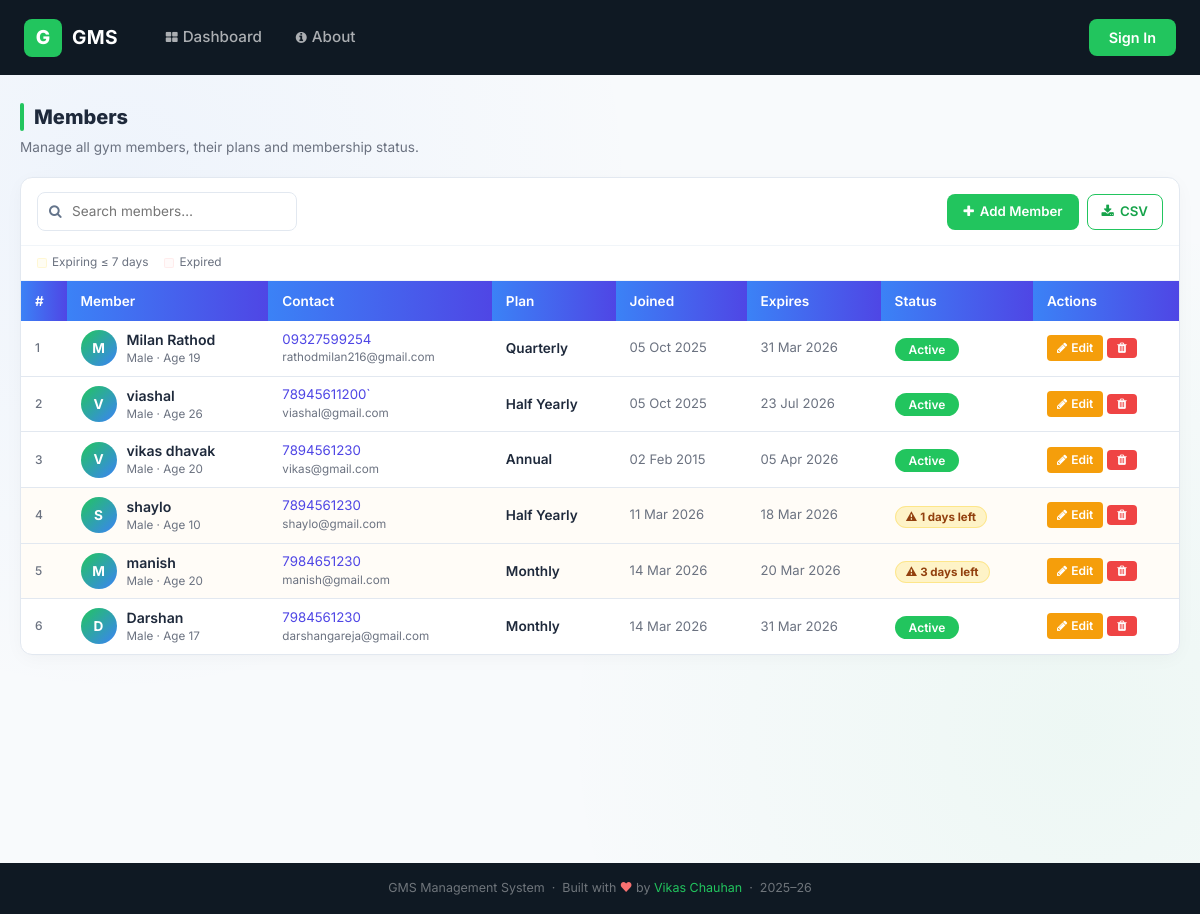
Screenshot of /view_member/ with the database file from the repository.
### gym/models.py (models this page shows, shortened)
class Member(models.Model):
    name = models.CharField(max_length=50)
    contact = models.CharField(max_length=15)
    emailid = models.EmailField(max_length=50)
    age = models.PositiveIntegerField()
    dob = models.DateField(null=True, blank=True)
    gender = models.CharField(max_length=10, default="")
    membership_type = models.CharField(max_length=20, default="basic")
    plan = models.ForeignKey(Plan, on_delete=models.CASCADE)  # Linked to Plan
    joindate = models.DateField()
    expiredate = models.DateField()
    initialamount = models.DecimalField(max_digits=10, decimal_places=2, default=0)

class Plan(models.Model):
    name = models.CharField(max_length=50)
    amount = models.DecimalField(max_digits=10, decimal_places=2)
    duration = models.PositiveIntegerField(help_text="Duration in days or months")

### gym/views.py (the view)
# urls.py: path('view_member/', View_Member, name='view_member'),
def View_Member(request):
    member = Member.objects.all()
    import datetime
    today = datetime.date.today()
    for m in member:
        try:
            m.status = "Active" if m.expiredate and m.expiredate >= today else "Inactive"
            m.days_left = (m.expiredate - today).days if m.expiredate else None
        except Exception:
            m.status = "Inactive"
            m.days_left = None
        if not hasattr(m, 'notes'):
            m.notes = ""
    d = {'member': member}
    return render(request, 'view_member.html', d)

### gym/templates/view_member.html (shortened to what this page needs)
{% extends 'navigation.html' %}
{% load static %}
{% block body %}
<div style="display:flex; align-items:center; gap:10px; margin-bottom:6px;">
    <div style="width:4px; height:28px; background:#22c55e; border-radius:2px;"></div>
    <h1 style="font-size:1.25rem; font-weight:800; margin:0;">Members</h1>
</div>
<p style="color:#6b7280; font-size:0.85rem; margin-bottom:20px;">Manage all gym members, their plans and membership status.</p>
<div class="app-card">
    <div style="padding:14px 16px; border-bottom:1px solid #f1f5f9; display:flex; align-items:center; flex-wrap:wrap; gap:10px; justify-content:space-between;">
        <div class="search-wrap">
            <i class="fa fa-search"></i>
            <input type="text" id="memberSearch" class="search-input" placeholder="Search members…" onkeyup="searchMembers()">
        </div>
        <div style="display:flex; gap:8px;">
            <a href="{% url 'add_member' %}" class="btn-gms-primary" style="text-decoration:none; display:inline-flex; align-items:center; gap:6px; font-size:0.83rem; padding:8px 16px;">
                <i class="fa fa-plus"></i> Add Member
            </a>
            <a href="{% url 'export_member_csv' %}" class="btn-gms-outline" style="text-decoration:none; display:inline-flex; align-items:center; gap:6px; font-size:0.83rem; padding:7px 14px;">
                <i class="fa fa-download"></i> CSV
            </a>
        </div>
    </div>
    <div style="padding:8px 16px; background:rgba(255,255,255,0.02); border-bottom:1px solid #f1f5f9; display:flex; gap:16px; flex-wrap:wrap; font-size:0.74rem; color:#6b7280;">
        <span style="display:flex;align-items:center;gap:5px;"><span style="width:10px;height:10px;background:rgba(253,230,138,0.1);border:1px solid rgba(253,230,138,0.3);border-radius:2px;display:inline-block;"></span> Expiring ≤ 7 days</span>
        <span style="display:flex;align-items:center;gap:5px;"><span style="width:10px;height:10px;background:rgba(254,202,202,0.1);border:1px solid rgba(254,202,202,0.3);border-radius:2px;display:inline-block;"></span> Expired</span>
    </div>
    <div style="overflow-x:auto;">
        <table class="gms-table" style="min-width:700px;">
            <thead>
                <tr>
                    <th>#</th>
                    <th>Member</th>
                    <th>Contact</th>
                    <th>Plan</th>
                    <th>Joined</th>
                    <th>Expires</th>
                    <th>Status</th>
                    <th>Actions</th>
                </tr>
            </thead>
            <tbody id="memberBody">
                {% for m in member %}
                <tr class="{% if m.days_left is not None %}{% if m.days_left < 0 %}row-expired{% elif m.days_left <= 7 %}row-expiring{% endif %}{% endif %}">
                    <td style="color:#6b7280;font-size:0.75rem;font-weight:500;">{{ forloop.counter }}</td>
                    <td>
                        <div style="display:flex;align-items:center;">
                            <span class="mem-avatar">{{ m.name|slice:":1"|upper }}</span>
                            <div>
                                <div style="font-weight:600;font-size:0.88rem;">{{ m.name }}</div>
                                <div style="font-size:0.73rem;color:#6b7280;">{{ m.gender }} · Age {{ m.age }}</div>
                            </div>
                        </div>
                    </td>
                    <td>
                        <div style="font-size:0.83rem;color:#4f46e5;">{{ m.contact }}</div>
                        <div style="font-size:0.73rem;color:#6b7280;">{{ m.emailid }}</div>
                    </td>
                    <td>
                        <div style="font-size:0.85rem; font-weight:600;">{{ m.plan.name }}</div>
                    </td>
                    <td style="color:#6b7280;font-size:0.82rem;">{{ m.joindate|date:"d M Y" }}</td>
                    <td style="color:#6b7280;font-size:0.82rem;">{{ m.expiredate|date:"d M Y" }}</td>
                    <td>
                        {% if m.days_left is not None %}
                            {% if m.days_left < 0 %}
                                <span class="badge-expired">Expired</span>
                            {% elif m.days_left <= 7 %}
                                <span class="badge-expiring">⚠ {{ m.days_left }} days left</span>
                            {% else %}
                                <span class="badge-green">Active</span>
                            {% endif %}
                        {% else %}
                            <span class="badge-red">N/A</span>
                        {% endif %}
                    </td>
                    <td style="white-space:nowrap;">
                        <a href="{% url 'edit_member' m.id %}" class="btn-action-edit">
                            <i class="fa fa-pencil"></i> Edit
                        </a>
                        <a href="{% url 'delete_member' m.id %}" onclick="return confirm('Delete member {{ m.name }}?')" class="btn-action-delete">
                            <i class="fa fa-trash"></i>
                        </a>
                    </td>
                </tr>
                {% empty %}
                <tr><td colspan="8" style="text-align:center; padding:48px; color:#6b7280;">No members found.</td></tr>
                {% endfor %}
            </tbody>
        </table>
    </div>
</div>
{% endblock %}

### gym/templates/navigation.html (style rules this page uses)
*, *::before, *::after { box-sizing: border-box; }
:root { --green: #22c55e; --green-dark: #16a34a; --green-light: #dcfce7; --dark: #0f1923; --dark2: #1a2535; --sidebar: #111c2a; --text: #1e293b; --muted: #64748b; --border: #e2e8f0; --white: #ffffff; --bg: #f8fafc; --bg-gradient: radial-gradient(circle at 10% 20%, rgba(59, 130, 246, 0.05), transparent 40%), radial-gradient(circle at 90% 80%, rgba(34, 197, 94, 0.05), transparent 40%); --card-shadow: 0 4px 20px -2px rgba(0, 0, 0, 0.04), 0 2px 10px -2px rgba(0, 0, 0, 0.02); --border-soft: #f1f5f9; --green-light: rgba(34,197,94,0.15); --table-head: #0f172a; --table-hover: #f1f5f9; --table-border: #e2e8f0; --input-bg: #ffffff; }
body { font-family: 'Inter', -apple-system, BlinkMacSystemFont, sans-serif; background: var(--bg); background-image: var(--bg-gradient); background-attachment: fixed; color: var(--text); margin: 0; min-height: 100vh; }
.app-card { background: var(--white); border: 1px solid var(--border); border-radius: 12px; box-shadow: var(--card-shadow); overflow: hidden; transition: transform 0.2s, box-shadow 0.2s; }
.gms-table { width: 100%; border-collapse: collapse; }
.gms-table thead th { background: linear-gradient(90deg, #3b82f6, #4f46e5); border-bottom: none; padding: 10px 14px; font-size: 0.85rem; font-weight: 600; text-transform: capitalize; color: #ffffff; white-space: nowrap; }
.gms-table tbody td { padding: 8px 14px; border-bottom: 1px solid var(--table-border); font-size: 0.88rem; color: var(--text); vertical-align: middle; }
.gms-table tbody tr:last-child td { border-bottom: none; }
.btn-action-edit { background: #f59e0b; color: #ffffff !important; padding: 4px 10px; border-radius: 4px; font-size: 0.75rem; font-weight: 600; text-decoration: none !important; display: inline-flex; align-items: center; gap: 4px; border: none; }
.btn-action-delete { background: #ef4444; color: #ffffff !important; padding: 4px 10px; border-radius: 4px; font-size: 0.75rem; font-weight: 600; text-decoration: none !important; display: inline-flex; align-items: center; gap: 4px; border: none; }
.badge-green { background: #22c55e; color: #fff; border: none; border-radius: 20px; padding: 4px 14px; font-size: 0.75rem; font-weight: 600; }
.mem-avatar { width: 36px; height: 36px; background: linear-gradient(135deg, #22c55e, #3b82f6); border-radius: 50%; display: inline-flex; align-items: center; justify-content: center; font-size: 0.85rem; font-weight: 700; color: #fff; margin-right: 10px; flex-shrink: 0; }
.search-wrap { position: relative; width: 260px; }
.search-wrap i { position: absolute; left: 12px; top: 50%; transform: translateY(-50%); color: var(--muted); font-size: 0.85rem; }
.search-input { width: 100%; border: 1px solid var(--border); border-radius: 8px; padding: 8px 12px 8px 34px; font-size: 0.85rem; background: var(--white); color: var(--text); transition: all 0.2s; }
.row-expiring { background: rgba(245, 158, 11, 0.03) !important; }
.badge-expiring { background: #fef3c7; color: #92400e; padding: 3px 10px; border-radius: 20px; font-size: 0.72rem; font-weight: 700; border: 1px solid #fde68a; }
.btn-gms-primary { background: var(--green); color: #fff; border: none; border-radius: 8px; padding: 9px 20px; font-size: 0.88rem; font-weight: 600; font-family: 'Inter', sans-serif; cursor: pointer; transition: background 0.2s, transform 0.15s; }
.btn-gms-outline { background: transparent; color: var(--green-dark); border: 1.5px solid var(--green); border-radius: 8px; padding: 8px 18px; font-size: 0.85rem; font-weight: 600; cursor: pointer; transition: all 0.2s; }

### rows the page displays
Member: name "M", name "Milan Rathod", gender "Male", age "19", contact "09327599254", emailid "rathodmilan216@gmail.com", plan.name "Quarterly", joindate "05 Oct 2025", expiredate "31 Mar 2026", shows "Active"
Member: name "V", name "viashal", gender "Male", age "26", contact "78945611200`", emailid "viashal@gmail.com", plan.name "Half Yearly", joindate "05 Oct 2025", expiredate "23 Jul 2026", shows "Active"
Member: name "V", name "vikas dhavak", gender "Male", age "20", contact "7894561230", emailid "vikas@gmail.com", plan.name "Annual", joindate "02 Feb 2015", expiredate "05 Apr 2026", shows "Active"
Member: name "S", name "shaylo", gender "Male", age "10", contact "7894561230", emailid "shaylo@gmail.com", plan.name "Half Yearly", joindate "11 Mar 2026", expiredate "18 Mar 2026", days_left "1"
Member: name "M", name "manish", gender "Male", age "20", contact "7984651230", emailid "manish@gmail.com", plan.name "Monthly", joindate "14 Mar 2026", expiredate "20 Mar 2026", days_left "3"
Member: name "D", name "Darshan", gender "Male", age "17", contact "7984561230", emailid "darshangareja@gmail.com", plan.name "Monthly", joindate "14 Mar 2026", expiredate "31 Mar 2026", shows "Active"
